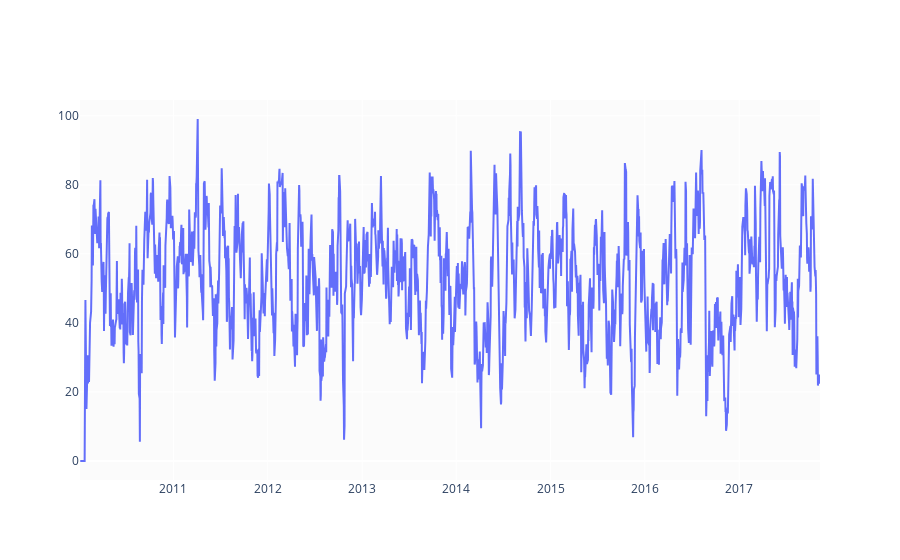

Notebook code cell kept with this figure:
### Code cell
def relative_strength_idx(df, n=14):
    close = df['Close']
    delta = close.diff()
    delta = delta[1:]
    pricesUp = delta.copy()
    pricesDown = delta.copy()
    pricesUp[pricesUp < 0] = 0
    pricesDown[pricesDown > 0] = 0
    rollUp = pricesUp.rolling(n).mean()
    rollDown = pricesDown.abs().rolling(n).mean()
    rs = rollUp / rollDown
    rsi = 100.0 - (100.0 / (1.0 + rs))
    return rsi
df['RSI'] = relative_strength_idx(df).fillna(0)
fig = go.Figure(go.Scatter(x=df.Date, y=df.RSI, name='RSI'))
fig.show()

### Figure 1 — Plotly figure (JSON) as saved in the notebook; plotly's stock layout.template omitted (floating-point values rounded to 4 significant figures; data arrays with more than 128 entries replaced by an {"elided": "..."} marker saying what was removed)
{"data": [{"name": "RSI", "type": "scatter", "x": {"elided": "1979 str values"}, "y": {"elided": "1979 float values"}}], "layout": {}}
